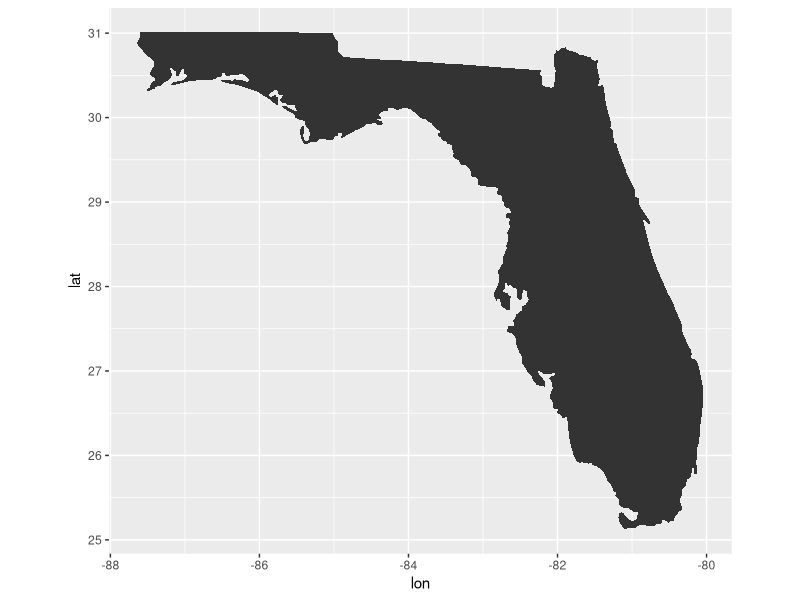
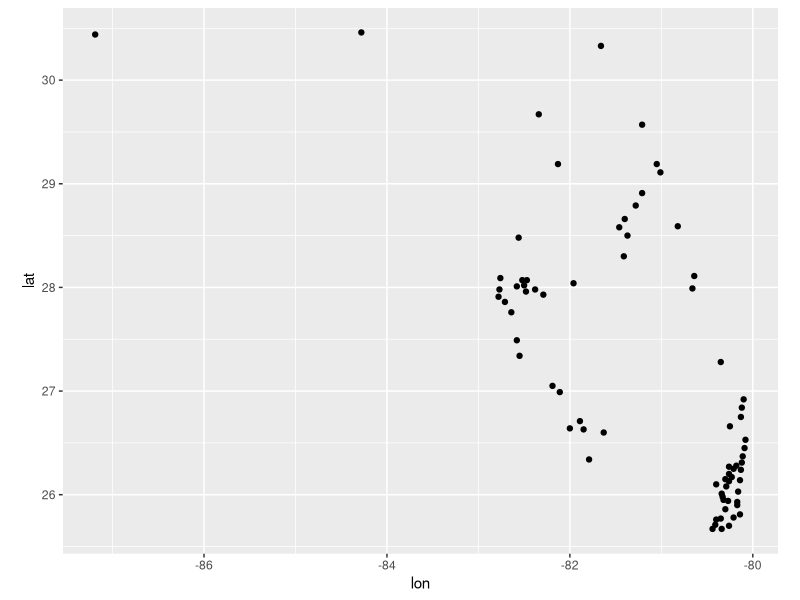
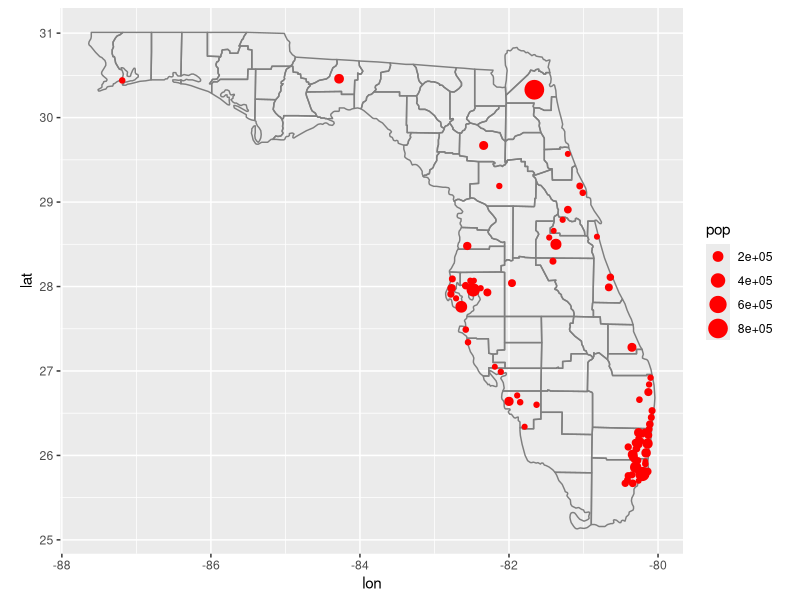

R code for these plots, in order:
#DTA250 - Fall 2023
#JJ

# Visualizing Maps ----

#TODO
# Install the maps package
install.packages("maps")

#TODO
# Load the maps package
library(maps)

#TODO
# Load the tidyverse package
library(tidyverse)

#TODO
# Use the map_data() function to load the county data for Florida
# From that data select() the long, lat, group, and subregion columns
# Rename the long column to lon and the subregion column to county
# Store the data in a variable named fl_counties
fl_counties <- map_data("county", "florida") |>
  select(lon = long, lat, group, county = subregion)

#TODO
# Plot the data in fl_counties using ggplot()
# Use aes() to set the x-axis to lon, the y-axis to lat, and the group to county
# Use geom_polygon() to plot the data
# Use coord_quickmap() to set the coordinate system
ggplot(data = fl_counties, aes(x = lon, y = lat, group = county)) +
  geom_polygon() +
  coord_quickmap()

#TODO
# Load the us.cities data
# Filter the data to only include cities in Florida
# Select the name, long, lat, and pop columns
# Rename the long column to lon
# Store the data in a variable named fl_cities
fl_cities <- us.cities |>
  filter(country.etc == "FL") |>
  select(name, lon = long, lat, pop)

#TODO
# Plot the data in fl_cities using ggplot()
# Use aes() to set the x-axis to lon and the y-axis to lat
# Use geom_point() to plot the data
# Use coord_quickmap() to set the coordinate system
ggplot(data = fl_cities, aes(lon, lat)) +
  geom_point() +
  coord_quickmap()

#TODO
# Plot the data in fl_cities using ggplot()
# Use aes() to set the x-axis to lon and the y-axis to lat
# Use geom_polygon() to plot the data
# Inside geom_polygon() use aes() to set the group parameter to group
# Inside the geom_polygon() function use fl_counties as your data source
# Set the fill parameter to NA and the color parameter to "grey50"
# Use geom_point() to plot the data from fl_cities
# Inside geom_point() use aes() to set the size parameter to pop
# Inside geom_point() use color to set the color parameter to "red"
# Use scale_size_area() to set the size of the points
# Use coord_quickmap() to set the coordinate system
ggplot(data = fl_cities, aes(x = lon, y = lat)) +
  geom_polygon(aes(group = group), fl_counties, fill = NA, color = "grey50") +
  geom_point(aes(size = pop), color = "red") +
  scale_size_area() +
  coord_quickmap()
